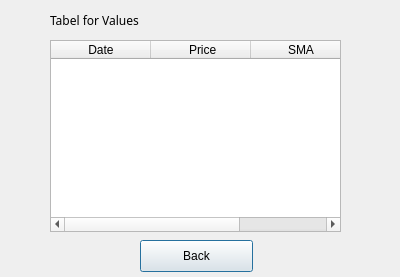
<?xml version="1.0" encoding="UTF-8"?>
<ui version="4.0">
 <class>Dialog</class>
 <widget class="QDialog" name="Dialog">
  <property name="geometry">
   <rect>
    <x>0</x>
    <y>0</y>
    <width>400</width>
    <height>277</height>
   </rect>
  </property>
  <property name="windowTitle">
   <string>Dialog</string>
  </property>
  <widget class="QTableWidget" name="tw_val">
   <property name="geometry">
    <rect>
     <x>50</x>
     <y>40</y>
     <width>291</width>
     <height>192</height>
    </rect>
   </property>
   <column>
    <property name="text">
     <string>Date</string>
    </property>
   </column>
   <column>
    <property name="text">
     <string> Price</string>
    </property>
   </column>
   <column>
    <property name="text">
     <string>SMA</string>
    </property>
   </column>
  </widget>
  <widget class="QPushButton" name="btn_back">
   <property name="geometry">
    <rect>
     <x>140</x>
     <y>240</y>
     <width>113</width>
     <height>32</height>
    </rect>
   </property>
   <property name="text">
    <string>Back</string>
   </property>
  </widget>
  <widget class="QLabel" name="tLabel">
   <property name="geometry">
    <rect>
     <x>50</x>
     <y>10</y>
     <width>311</width>
     <height>21</height>
    </rect>
   </property>
   <property name="font">
    <font>
     <family>Avenir</family>
    </font>
   </property>
   <property name="text">
    <string>Tabel for Values</string>
   </property>
  </widget>
 </widget>
 <resources/>
 <connections/>
</ui>
